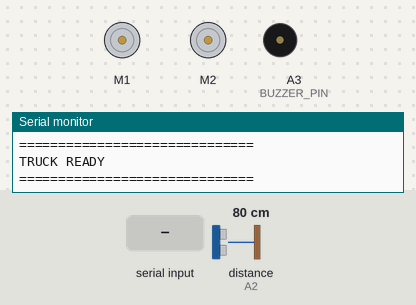
Simulated run of this sketch. Board: Arduino Uno, built with avr-gcc and run on an emulated ATmega328P. Parts: 2 × DC motor (green arrow = forward, orange = backward, longer = faster), buzzer (waves = sounding), the last lines printed to the serial monitor. Wiring (inferred from the names in the program): ultrasonic range finder: trigger A1; echo A2. The test bench sets the inputs (shaded band); at power-on: distance to the obstacle (sensor on A2) 80 cm. The echo pulse lasts 58.3 µs per cm.

Above: at 1.2 s.
1.3 s: distance to the obstacle (sensor on A2) set to 35 cm
2.8 s: distance to the obstacle (sensor on A2) set to 29 cm
At 3.2 s:
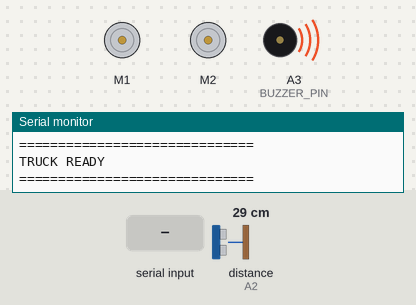
5.8 s: "F\n" received over the second serial link
At 6.2 s:
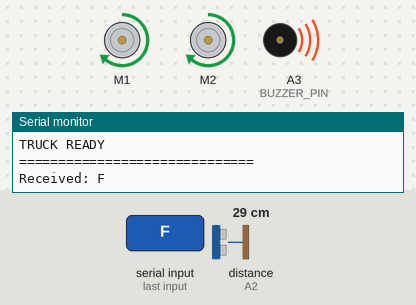
8.8 s: "B\n" received over the second serial link
At 9.3 s:
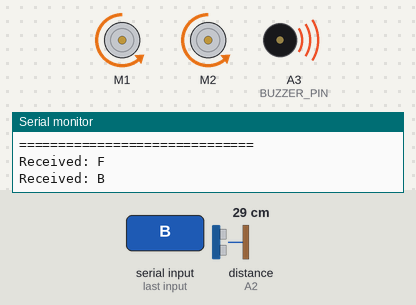
11.8 s: "L\n" received over the second serial link
At 12.4 s:
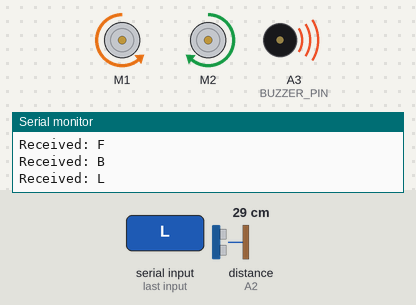
14.8 s: "R\n" received over the second serial link
At 15.4 s:
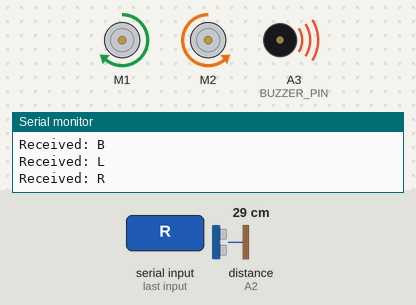
Timing chart, 0 to 18.8 s (numbered marks = the images above; inputs shaded):
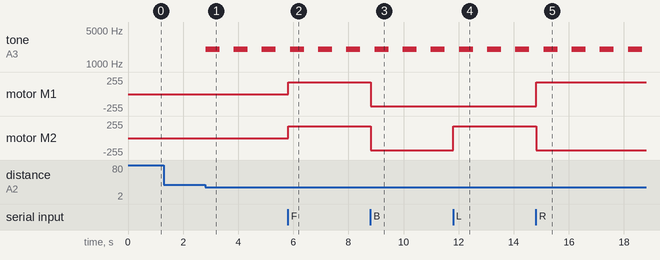

The sketch:

Truck_Project_Robotics.ino
```cpp
#include <AFMotor.h>
#include <SoftwareSerial.h>

// =====================================================
// BLUETOOTH
// HC-05 TXD -> Arduino A5
// HC-05 RXD -> Arduino A4
// =====================================================
SoftwareSerial Bluetooth(A5, A4);

// =====================================================
// ULTRASONIC SENSOR
// =====================================================
const byte ECHO_PIN = A2;
const byte TRIG_PIN = A1;

// =====================================================
// BUZZER
// =====================================================
const byte BUZZER_PIN = A3;

// =====================================================
// MOTORS
// =====================================================
AF_DCMotor motor1(1);
AF_DCMotor motor2(2);

// =====================================================
// SETTINGS
// =====================================================
const byte MOTOR_SPEED = 180;
const int WARNING_DISTANCE = 30;
const int STOP_DISTANCE = 10;

// =====================================================
// BUZZER
// =====================================================
unsigned long lastBeepTime = 0;
bool buzzerState = false;

// =====================================================
// SETUP
// =====================================================
void setup() {
  Serial.begin(9600);
  Bluetooth.begin(9600);

  pinMode(TRIG_PIN, OUTPUT);
  pinMode(ECHO_PIN, INPUT);
  digitalWrite(TRIG_PIN, LOW);

  pinMode(BUZZER_PIN, OUTPUT);
  noTone(BUZZER_PIN);

  motor1.setSpeed(MOTOR_SPEED);
  motor2.setSpeed(MOTOR_SPEED);

  // Start stopped
  stopTruck();

  Serial.println("==============================");
  Serial.println("TRUCK READY");
  Serial.println("==============================");
}

// =====================================================
// MAIN LOOP
// =====================================================
void loop() {
  // Bluetooth controller commands:
  // UP = F, DOWN = B, LEFT = L, RIGHT = R, STOP = S
  if (Bluetooth.available()) {
    char command = Bluetooth.read();

    if (command != '\n' && command != '\r') {
      Serial.print("Received: ");
      Serial.println(command);

      if (command == 'F' || command == 'f') {
        moveForward();
      } else if (command == 'B' || command == 'b') {
        moveBackward();
      } else if (command == 'L' || command == 'l') {
        turnLeft();
      } else if (command == 'R' || command == 'r') {
        turnRight();
      } else if (command == 'S' || command == 's') {
        stopTruck();
      }
    }
  }

  int distance = getDistance();

  // Very close: stop the truck and sound a fast alert.
  if (distance > 0 && distance <= STOP_DISTANCE) {
    stopTruck();
    tone(BUZZER_PIN, 2000);
    delay(80);
    noTone(BUZZER_PIN);
  }
  // Warning zone: beep faster as an obstacle gets closer.
  else if (distance > STOP_DISTANCE && distance <= WARNING_DISTANCE) {
    warningBeep(distance);
  }
  // Safe zone or no echo.
  else {
    noTone(BUZZER_PIN);
    buzzerState = false;
  }

  delay(20);
}

// =====================================================
// ULTRASONIC DISTANCE
// =====================================================
int getDistance() {
  digitalWrite(TRIG_PIN, LOW);
  delayMicroseconds(2);

  digitalWrite(TRIG_PIN, HIGH);
  delayMicroseconds(10);
  digitalWrite(TRIG_PIN, LOW);

  unsigned long duration = pulseIn(ECHO_PIN, HIGH, 25000);

  if (duration == 0) {
    return -1; // No echo detected
  }

  int distance = duration * 0.0343 / 2;
  return distance;
}

// =====================================================
// WARNING BEEP
// =====================================================
void warningBeep(int distance) {
  int interval;

  if (distance <= 15) {
    interval = 120;
  } else if (distance <= 20) {
    interval = 250;
  } else {
    interval = 500;
  }

  if (millis() - lastBeepTime >= (unsigned long)interval) {
    lastBeepTime = millis();
    buzzerState = !buzzerState;

    if (buzzerState) {
      tone(BUZZER_PIN, 2000);
    } else {
      noTone(BUZZER_PIN);
    }
  }
}

// =====================================================
// MOVEMENT
// =====================================================
void moveForward() {
  motor1.setSpeed(MOTOR_SPEED);
  motor2.setSpeed(MOTOR_SPEED);
  motor1.run(FORWARD);
  motor2.run(FORWARD);
}

void moveBackward() {
  motor1.setSpeed(MOTOR_SPEED);
  motor2.setSpeed(MOTOR_SPEED);
  motor1.run(BACKWARD);
  motor2.run(BACKWARD);
}

void turnLeft() {
  motor1.setSpeed(MOTOR_SPEED);
  motor2.setSpeed(MOTOR_SPEED);
  motor1.run(BACKWARD);
  motor2.run(FORWARD);
}

void turnRight() {
  motor1.setSpeed(MOTOR_SPEED);
  motor2.setSpeed(MOTOR_SPEED);
  motor1.run(FORWARD);
  motor2.run(BACKWARD);
}

void stopTruck() {
  motor1.run(RELEASE);
  motor2.run(RELEASE);
  noTone(BUZZER_PIN);
  buzzerState = false;
}
```

Measured:
- the behaviour switches between 32 and 31 cm on distance to the obstacle (sensor on A2) (found by bisection; images 0 and 1)
- after the input at 1.3 s, every drawn part: stays the same
- after the input at 2.8 s, tone on A3 (BUZZER_PIN): alternates 2000 Hz for 0.51 s and silent for 0.51 s, starting at once
- after the input at 5.8 s, motor M1, motor M2: stopped → forward 180/255 at once
- after the input at 8.8 s, motor M1, motor M2: forward 180/255 → backward 180/255 at once
- after the input at 11.8 s, motor M2: backward 180/255 → forward 180/255 at once
- after the input at 14.8 s, motor M1: backward 180/255 → forward 180/255 at once; motor M2: forward 180/255 → backward 180/255 at once
